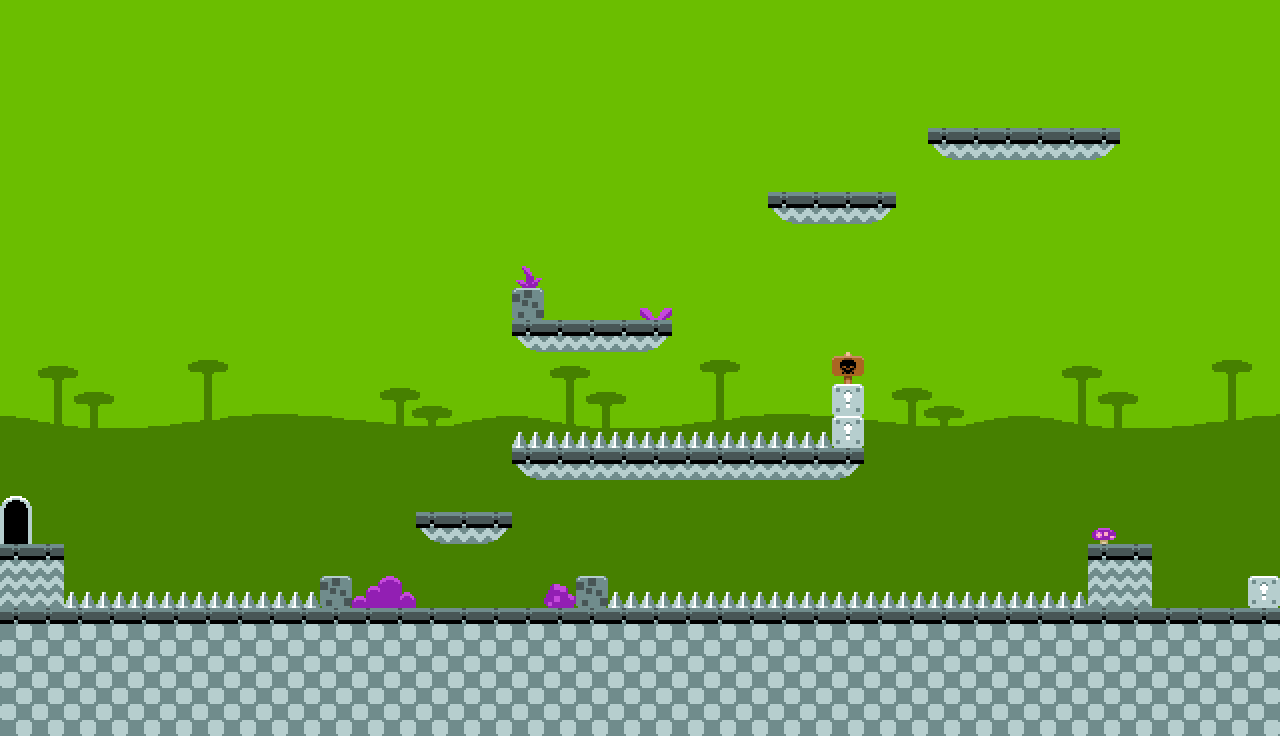

Rendered tile map (Tiled .tmx) drawn with the repository's tilesets; below, a short description and the map source with its tile grids summarised:
An orthogonal 40x23 tile map with 32x32 px tiles, 3 tile layers (Background, Background2, Tile Layer 1) and 14 objects (3x spike, 2x snail, 2x box, 2x blob, player_spawn, ...).

<map version="1.0" tiledversion="1.0.3" orientation="orthogonal" renderorder="right-down" width="40" height="23" tilewidth="32" tileheight="32" nextobjectid="16">
 <properties>
  <property name="snow" type="bool" value="true" />
 </properties>
 <tileset firstgid="1" source="../tilesets/spritesheet.tsx" />
 <layer name="Background" width="40" height="23">
  <data>[920 cells, 920 non-empty, 97 distinct tile ids]</data>
 </layer>
 <layer name="Background2" width="40" height="23">
  <data>[920 cells, 236 non-empty, 15 distinct tile ids]</data>
 </layer>
 <layer name="Tile Layer 1" width="40" height="23">
  <properties>
   <property name="collidable" type="bool" value="true" />
  </properties>
  <data>[920 cells, 82 non-empty, 5 distinct tile ids]</data>
 </layer>
 <objectgroup name="Objects">
  <object id="2" name="snail" x="544" y="256" width="32" height="32" />
  <object id="3" name="player_spawn" x="1056" y="64" width="32" height="32" />
  <object id="4" name="vert_platform" x="672" y="288" width="64" height="32">
   <properties>
    <property name="stopped" type="bool" value="true" />
   </properties>
  </object>
  <object id="5" name="switch" x="864" y="160" width="32" height="32" />
  <object id="6" name="box" x="672" y="352" width="32" height="32" />
  <object id="7" name="spike" x="516" y="436" width="312" height="10.6667" />
  <object id="8" name="blob" x="480" y="544" width="32" height="32" />
  <object id="9" name="spike" x="69.3333" y="598.667" width="249.333" height="9.33333" />
  <object id="10" name="spike" x="610.667" y="596" width="474.667" height="10.6667" />
  <object id="11" name="blocker" x="32" y="416" width="32" height="128" />
  <object id="12" name="blob" x="1184" y="544" width="32" height="32" />
  <object id="13" name="snail" x="672" y="544" width="32" height="32" />
  <object id="14" name="box" x="1120" y="480" width="32" height="32" />
  <object id="15" name="level_end" x="0" y="512" width="32" height="32" />
 </objectgroup>
</map>
